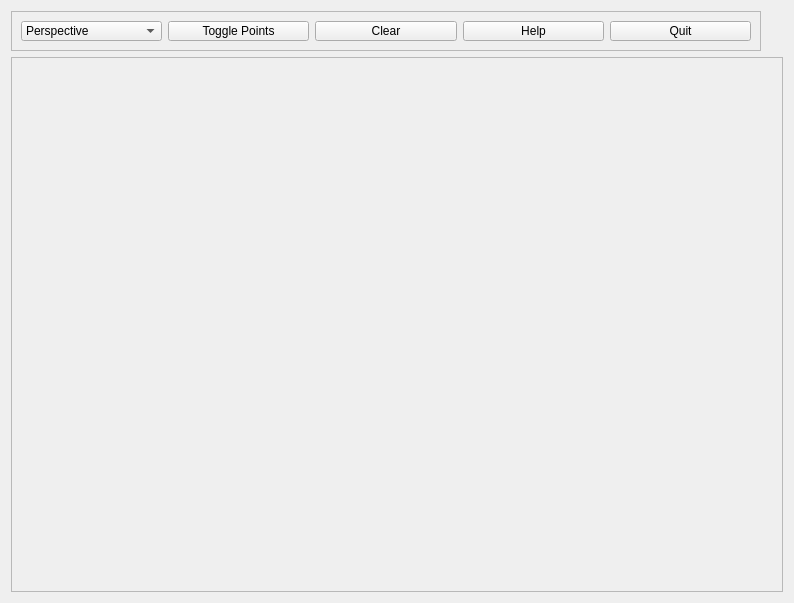
<?xml version="1.0" encoding="UTF-8"?>
<ui version="4.0">
 <class>frmMain</class>
 <widget class="QWidget" name="frmMain">
  <property name="geometry">
   <rect>
    <x>0</x>
    <y>0</y>
    <width>794</width>
    <height>603</height>
   </rect>
  </property>
  <property name="windowTitle">
   <string>OpenGl - Qt -Direct Mode Drawing</string>
  </property>
  <layout class="QGridLayout" name="gridLayout">
   <item row="0" column="0" colspan="2">
    <widget class="QFrame" name="frame">
     <property name="enabled">
      <bool>true</bool>
     </property>
     <property name="maximumSize">
      <size>
       <width>750</width>
       <height>40</height>
      </size>
     </property>
     <property name="frameShape">
      <enum>QFrame::StyledPanel</enum>
     </property>
     <property name="frameShadow">
      <enum>QFrame::Raised</enum>
     </property>
     <layout class="QHBoxLayout" name="horizontalLayout">
      <item>
       <widget class="QComboBox" name="viewSelect">
        <property name="currentIndex">
         <number>0</number>
        </property>
        <item>
         <property name="text">
          <string>Perspective</string>
         </property>
        </item>
        <item>
         <property name="text">
          <string>OrthoX+</string>
         </property>
        </item>
        <item>
         <property name="text">
          <string>OrthoX-</string>
         </property>
        </item>
        <item>
         <property name="text">
          <string>OrthoZ+</string>
         </property>
        </item>
        <item>
         <property name="text">
          <string>OrthoZ-</string>
         </property>
        </item>
       </widget>
      </item>
      <item>
       <widget class="QPushButton" name="pushButton_3">
        <property name="text">
         <string>Toggle Points</string>
        </property>
       </widget>
      </item>
      <item>
       <widget class="QPushButton" name="pushButton_2">
        <property name="text">
         <string>Clear</string>
        </property>
       </widget>
      </item>
      <item>
       <widget class="QPushButton" name="pushButton_11">
        <property name="text">
         <string>Help</string>
        </property>
       </widget>
      </item>
      <item>
       <widget class="QPushButton" name="btnClose">
        <property name="text">
         <string>Quit</string>
        </property>
       </widget>
      </item>
     </layout>
    </widget>
   </item>
   <item row="1" column="0" colspan="2">
    <widget class="QScrollArea" name="glWidgetArea">
     <property name="sizePolicy">
      <sizepolicy hsizetype="Ignored" vsizetype="Ignored">
       <horstretch>0</horstretch>
       <verstretch>0</verstretch>
      </sizepolicy>
     </property>
     <property name="verticalScrollBarPolicy">
      <enum>Qt::ScrollBarAlwaysOff</enum>
     </property>
     <property name="horizontalScrollBarPolicy">
      <enum>Qt::ScrollBarAlwaysOff</enum>
     </property>
     <property name="widgetResizable">
      <bool>true</bool>
     </property>
     <widget class="QWidget" name="scrollAreaWidgetContents">
      <property name="geometry">
       <rect>
        <x>0</x>
        <y>0</y>
        <width>768</width>
        <height>521</height>
       </rect>
      </property>
     </widget>
    </widget>
   </item>
  </layout>
 </widget>
 <resources/>
 <connections>
  <connection>
   <sender>btnClose</sender>
   <signal>clicked()</signal>
   <receiver>frmMain</receiver>
   <slot>endit()</slot>
   <hints>
    <hint type="sourcelabel">
     <x>753</x>
     <y>45</y>
    </hint>
    <hint type="destinationlabel">
     <x>657</x>
     <y>530</y>
    </hint>
   </hints>
  </connection>
  <connection>
   <sender>btnClose</sender>
   <signal>clicked()</signal>
   <receiver>frmMain</receiver>
   <slot>clear()</slot>
   <hints>
    <hint type="sourcelabel">
     <x>753</x>
     <y>45</y>
    </hint>
    <hint type="destinationlabel">
     <x>650</x>
     <y>579</y>
    </hint>
   </hints>
  </connection>
  <connection>
   <sender>pushButton_11</sender>
   <signal>clicked()</signal>
   <receiver>frmMain</receiver>
   <slot>helpBut()</slot>
   <hints>
    <hint type="sourcelabel">
     <x>437</x>
     <y>45</y>
    </hint>
    <hint type="destinationlabel">
     <x>196</x>
     <y>101</y>
    </hint>
   </hints>
  </connection>
  <connection>
   <sender>btnClose</sender>
   <signal>clicked()</signal>
   <receiver>frmMain</receiver>
   <slot>endit()</slot>
   <hints>
    <hint type="sourcelabel">
     <x>625</x>
     <y>32</y>
    </hint>
    <hint type="destinationlabel">
     <x>194</x>
     <y>215</y>
    </hint>
   </hints>
  </connection>
 </connections>
 <slots>
  <slot>pushmebut()</slot>
  <slot>xrot(int)</slot>
  <slot>yrot(int)</slot>
  <slot>zrot(int)</slot>
  <slot>xFrom(int)</slot>
  <slot>yFrom(int)</slot>
  <slot>zFrom(int)</slot>
 </slots>
</ui>
